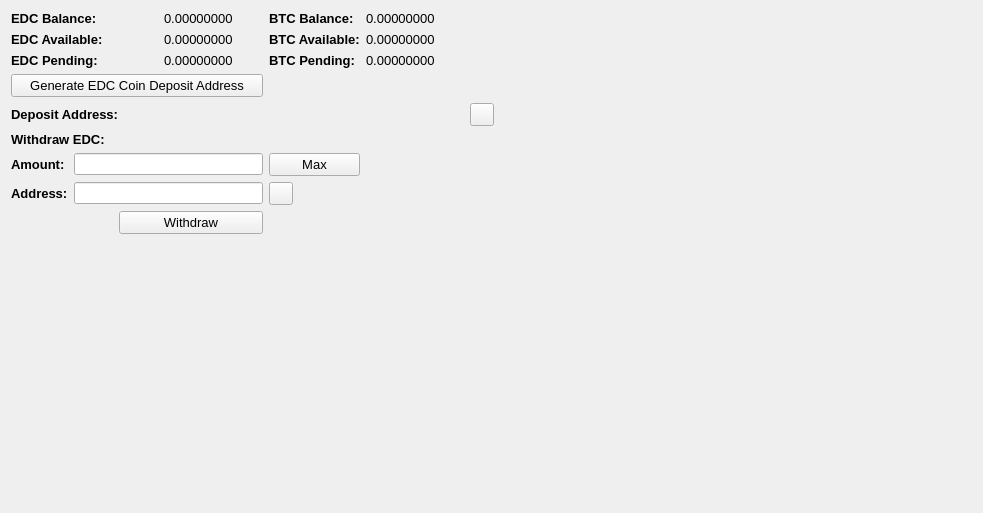
     <widget class="QWidget" name="BalanceTab">
      <attribute name="title">
       <string>Balance</string>
      </attribute>
      <layout class="QGridLayout" name="gridLayout_2">
       <item row="0" column="0" colspan="2">
        <widget class="QLabel" name="label_11">
         <property name="font">
          <font>
           <pointsize>10</pointsize>
           <weight>75</weight>
           <bold>true</bold>
          </font>
         </property>
         <property name="text">
          <string>EDC Balance:</string>
         </property>
        </widget>
       </item>
       <item row="0" column="3">
        <widget class="QLabel" name="EDCBalanceLabel">
         <property name="font">
          <font>
           <pointsize>10</pointsize>
          </font>
         </property>
         <property name="text">
          <string>0.00000000</string>
         </property>
         <property name="textInteractionFlags">
          <set>Qt::LinksAccessibleByMouse|Qt::TextSelectableByMouse</set>
         </property>
        </widget>
       </item>
       <item row="0" column="4">
        <widget class="QLabel" name="label_12">
         <property name="font">
          <font>
           <pointsize>10</pointsize>
           <weight>75</weight>
           <bold>true</bold>
          </font>
         </property>
         <property name="text">
          <string>BTC Balance:</string>
         </property>
        </widget>
       </item>
       <item row="0" column="5">
        <widget class="QLabel" name="BitcoinBalanceLabel">
         <property name="font">
          <font>
           <pointsize>10</pointsize>
          </font>
         </property>
         <property name="text">
          <string>0.00000000</string>
         </property>
         <property name="textInteractionFlags">
          <set>Qt::LinksAccessibleByMouse|Qt::TextSelectableByMouse</set>
         </property>
        </widget>
       </item>
       <item row="0" column="7" rowspan="10">
        <spacer name="horizontalSpacer_4">
         <property name="orientation">
          <enum>Qt::Horizontal</enum>
         </property>
         <property name="sizeHint" stdset="0">
          <size>
           <width>478</width>
           <height>488</height>
          </size>
         </property>
        </spacer>
       </item>
       <item row="1" column="0" colspan="2">
        <widget class="QLabel" name="label_13">
         <property name="font">
          <font>
           <pointsize>10</pointsize>
           <weight>75</weight>
           <bold>true</bold>
          </font>
         </property>
         <property name="text">
          <string>EDC Available:</string>
         </property>
        </widget>
       </item>
       <item row="1" column="3">
        <widget class="QLabel" name="EDCAvailableLabel_2">
         <property name="font">
          <font>
           <pointsize>10</pointsize>
          </font>
         </property>
         <property name="text">
          <string>0.00000000</string>
         </property>
         <property name="textInteractionFlags">
          <set>Qt::LinksAccessibleByMouse|Qt::TextSelectableByMouse</set>
         </property>
        </widget>
       </item>
       <item row="1" column="4">
        <widget class="QLabel" name="label_15">
         <property name="font">
          <font>
           <pointsize>10</pointsize>
           <weight>75</weight>
           <bold>true</bold>
          </font>
         </property>
         <property name="text">
          <string>BTC Available:</string>
         </property>
        </widget>
       </item>
       <item row="1" column="5">
        <widget class="QLabel" name="BitcoinAvailableLabel">
         <property name="font">
          <font>
           <pointsize>10</pointsize>
          </font>
         </property>
         <property name="text">
          <string>0.00000000</string>
         </property>
         <property name="textInteractionFlags">
          <set>Qt::LinksAccessibleByMouse|Qt::TextSelectableByMouse</set>
         </property>
        </widget>
       </item>
       <item row="2" column="0" colspan="2">
        <widget class="QLabel" name="label_14">
         <property name="font">
          <font>
           <pointsize>10</pointsize>
           <weight>75</weight>
           <bold>true</bold>
          </font>
         </property>
         <property name="text">
          <string>EDC Pending:</string>
         </property>
        </widget>
       </item>
       <item row="2" column="3">
        <widget class="QLabel" name="EDCPendingLabel">
         <property name="font">
          <font>
           <pointsize>10</pointsize>
          </font>
         </property>
         <property name="text">
          <string>0.00000000</string>
         </property>
         <property name="textInteractionFlags">
          <set>Qt::LinksAccessibleByMouse|Qt::TextSelectableByMouse</set>
         </property>
        </widget>
       </item>
       <item row="2" column="4">
        <widget class="QLabel" name="label_31">
         <property name="font">
          <font>
           <pointsize>10</pointsize>
           <weight>75</weight>
           <bold>true</bold>
          </font>
         </property>
         <property name="text">
          <string>BTC Pending:</string>
         </property>
        </widget>
       </item>
       <item row="2" column="5">
        <widget class="QLabel" name="BitcoinPendingLabel">
         <property name="font">
          <font>
           <pointsize>10</pointsize>
          </font>
         </property>
         <property name="text">
          <string>0.00000000</string>
         </property>
         <property name="textInteractionFlags">
          <set>Qt::LinksAccessibleByMouse|Qt::TextSelectableByMouse</set>
         </property>
        </widget>
       </item>
       <item row="3" column="0" colspan="4">
        <widget class="QPushButton" name="GenDepositBTN">
         <property name="font">
          <font>
           <pointsize>10</pointsize>
          </font>
         </property>
         <property name="text">
          <string>Generate EDC Coin Deposit Address</string>
         </property>
        </widget>
       </item>
       <item row="4" column="0" colspan="3">
        <widget class="QLabel" name="label_33">
         <property name="font">
          <font>
           <pointsize>10</pointsize>
           <weight>75</weight>
           <bold>true</bold>
          </font>
         </property>
         <property name="text">
          <string>Deposit Address:</string>
         </property>
        </widget>
       </item>
       <item row="4" column="3" colspan="3">
        <widget class="QLabel" name="DepositAddressLabel">
         <property name="minimumSize">
          <size>
           <width>300</width>
           <height>0</height>
          </size>
         </property>
         <property name="palette">
          <palette>
           <active>
            <colorrole role="WindowText">
             <brush brushstyle="SolidPattern">
              <color alpha="255">
               <red>0</red>
               <green>0</green>
               <blue>0</blue>
              </color>
             </brush>
            </colorrole>
            <colorrole role="Text">
             <brush brushstyle="SolidPattern">
              <color alpha="255">
               <red>0</red>
               <green>0</green>
               <blue>255</blue>
              </color>
             </brush>
            </colorrole>
           </active>
           <inactive>
            <colorrole role="WindowText">
             <brush brushstyle="SolidPattern">
              <color alpha="255">
               <red>0</red>
               <green>0</green>
               <blue>0</blue>
              </color>
             </brush>
            </colorrole>
            <colorrole role="Text">
             <brush brushstyle="SolidPattern">
              <color alpha="255">
               <red>0</red>
               <green>0</green>
               <blue>255</blue>
              </color>
             </brush>
            </colorrole>
           </inactive>
           <disabled>
            <colorrole role="WindowText">
             <brush brushstyle="SolidPattern">
              <color alpha="255">
               <red>120</red>
               <green>120</green>
               <blue>120</blue>
              </color>
             </brush>
            </colorrole>
            <colorrole role="Text">
             <brush brushstyle="SolidPattern">
              <color alpha="255">
               <red>120</red>
               <green>120</green>
               <blue>120</blue>
              </color>
             </brush>
            </colorrole>
           </disabled>
          </palette>
         </property>
         <property name="font">
          <font>
           <pointsize>10</pointsize>
           <weight>75</weight>
           <bold>true</bold>
          </font>
         </property>
         <property name="text">
          <string/>
         </property>
         <property name="alignment">
          <set>Qt::AlignRight|Qt::AlignTrailing|Qt::AlignVCenter</set>
         </property>
         <property name="textInteractionFlags">
          <set>Qt::LinksAccessibleByMouse|Qt::TextSelectableByKeyboard|Qt::TextSelectableByMouse</set>
         </property>
        </widget>
       </item>
       <item row="4" column="6">
        <widget class="QToolButton" name="DepositCopyButton">
         <property name="toolTip">
          <string>Copy to clipboard</string>
         </property>
         <property name="text">
          <string/>
         </property>
         <property name="icon">
          <iconset>
           <normaloff>:/icons/editcopy</normaloff>:/icons/editcopy</iconset>
         </property>
         <property name="shortcut">
          <string>Alt+P</string>
         </property>
        </widget>
       </item>
       <item row="5" column="0" colspan="2">
        <widget class="QLabel" name="label_34">
         <property name="font">
          <font>
           <pointsize>10</pointsize>
           <weight>75</weight>
           <bold>true</bold>
          </font>
         </property>
         <property name="text">
          <string>Withdraw EDC:</string>
         </property>
        </widget>
       </item>
       <item row="6" column="0">
        <widget class="QLabel" name="label_26">
         <property name="font">
          <font>
           <pointsize>10</pointsize>
           <weight>75</weight>
           <bold>true</bold>
          </font>
         </property>
         <property name="text">
          <string>Amount:</string>
         </property>
        </widget>
       </item>
       <item row="6" column="1" colspan="3">
        <widget class="QLineEdit" name="WithdrawUnitsInput">
         <property name="font">
          <font>
           <pointsize>9</pointsize>
           <weight>75</weight>
           <bold>true</bold>
          </font>
         </property>
         <property name="text">
          <string/>
         </property>
        </widget>
       </item>
       <item row="6" column="4">
        <widget class="QPushButton" name="Withdraw_Max_Amount">
         <property name="font">
          <font>
           <pointsize>10</pointsize>
          </font>
         </property>
         <property name="text">
          <string>Max</string>
         </property>
        </widget>
       </item>
       <item row="7" column="0">
        <widget class="QLabel" name="label_10">
         <property name="font">
          <font>
           <pointsize>10</pointsize>
           <weight>75</weight>
           <bold>true</bold>
          </font>
         </property>
         <property name="text">
          <string>Address:</string>
         </property>
        </widget>
       </item>
       <item row="7" column="1" colspan="3">
        <widget class="QLineEdit" name="WithdrawAddress">
         <property name="font">
          <font>
           <pointsize>9</pointsize>
           <weight>75</weight>
           <bold>true</bold>
          </font>
         </property>
        </widget>
       </item>
       <item row="7" column="4">
        <widget class="QToolButton" name="WithdrawPasteButton">
         <property name="toolTip">
          <string>Paste from clipboard</string>
         </property>
         <property name="text">
          <string/>
         </property>
         <property name="icon">
          <iconset>
           <normaloff>:/icons/editpaste</normaloff>:/icons/editpaste</iconset>
         </property>
         <property name="shortcut">
          <string>Alt+P</string>
         </property>
        </widget>
       </item>
       <item row="8" column="2" colspan="2">
        <widget class="QPushButton" name="WithdrawUnitsBtn">
         <property name="font">
          <font>
           <pointsize>10</pointsize>
          </font>
         </property>
         <property name="text">
          <string>Withdraw</string>
         </property>
        </widget>
       </item>
       <item row="9" column="0" colspan="6">
        <spacer name="verticalSpacer">
         <property name="orientation">
          <enum>Qt::Vertical</enum>
         </property>
         <property name="sizeHint" stdset="0">
          <size>
           <width>428</width>
           <height>262</height>
          </size>
         </property>
        </spacer>
       </item>
      </layout>
      <zorder>label_31</zorder>
      <zorder>label_15</zorder>
      <zorder>label_12</zorder>
      <zorder>label_14</zorder>
      <zorder>label_13</zorder>
      <zorder>label_11</zorder>
      <zorder>BitcoinBalanceLabel</zorder>
      <zorder>EDCBalanceLabel</zorder>
      <zorder>EDCAvailableLabel_2</zorder>
      <zorder>EDCPendingLabel</zorder>
      <zorder>BitcoinAvailableLabel</zorder>
      <zorder>BitcoinPendingLabel</zorder>
      <zorder>label_33</zorder>
      <zorder>GenDepositBTN</zorder>
      <zorder>DepositAddressLabel</zorder>
      <zorder>Withdraw_Max_Amount</zorder>
      <zorder>label_34</zorder>
      <zorder>WithdrawUnitsInput</zorder>
      <zorder>label_10</zorder>
      <zorder>label_26</zorder>
      <zorder>WithdrawAddress</zorder>
      <zorder>WithdrawUnitsBtn</zorder>
      <zorder>WithdrawPasteButton</zorder>
      <zorder>DepositCopyButton</zorder>
     </widget>
